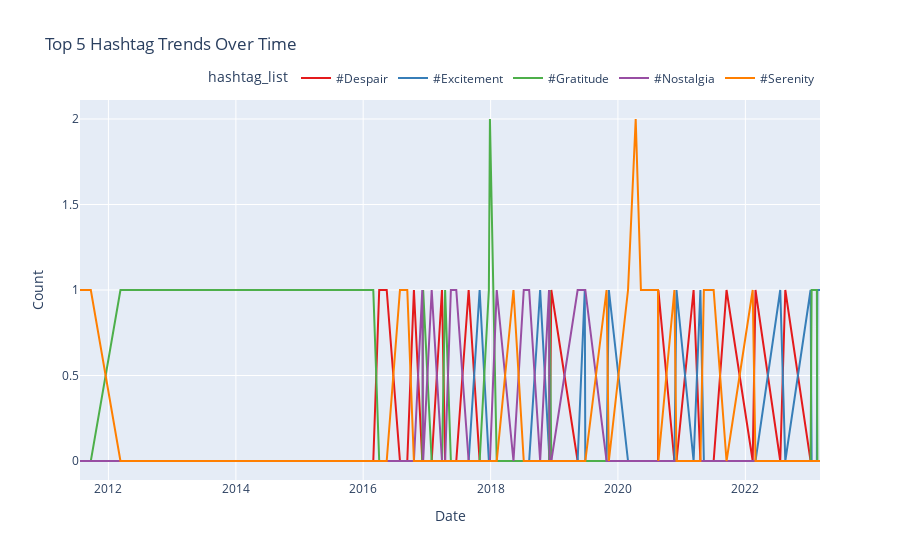

The cell this chart's notebook holds for it:
### Code cell
import pandas as pd
import plotly.express as px
from collections import Counter
import re


# Get top 5 hashtags by frequency
all_hashtags = [ht for sublist in df['hashtag_list'] for ht in sublist]
top_hashtags = [ht for ht, _ in Counter(all_hashtags).most_common(5)]
df_filtered = df.explode('hashtag_list')
df_filtered = df_filtered[df_filtered['hashtag_list'].isin(top_hashtags)]

# Hashtag Trends Over Time (top 5 hashtags)
daily_hashtags = df_filtered.groupby(['date', 'hashtag_list']).size().unstack().fillna(0)
fig1 = px.line(daily_hashtags, title='Top 5 Hashtag Trends Over Time', 
               labels={'value': 'Count', 'date': 'Date', 'variable': 'Hashtag'},
               color_discrete_sequence=px.colors.qualitative.Set1)
fig1.update_layout(legend=dict(orientation="h", yanchor="bottom", y=1.02, xanchor="right", x=1))
fig1.show()

### Figure 1 — Plotly figure (JSON) as saved in the notebook; plotly's stock layout.template omitted (floating-point values rounded to 4 significant figures)
{"data": [{"hovertemplate": "hashtag_list=#Despair<br>Date=%{x}<br>Count=%{y}<extra></extra>", "legendgroup": "#Despair", "line": {"color": "rgb(228,26,28)", "dash": "solid"}, "marker": {"symbol": "circle"}, "mode": "lines", "name": "#Despair", "orientation": "v", "showlegend": true, "type": "scatter", "x": ["2011-07-22", "2011-09-22", "2012-03-10", "2012-03-30", "2012-11-25", "2013-04-20", "2016-02-28", "2016-04-02", "2016-05-15", "2016-07-30", "2016-09-10", "2016-10-18", "2016-12-05", "2016-12-10", "2017-01-28", "2017-03-28", "2017-04-15", "2017-05-18", "2017-06-18", "2017-08-28", "2017-10-30", "2017-12-22", "2017-12-28", "2018-02-05", "2018-05-12", "2018-07-10", "2018-08-10", "2018-10-12", "2018-12-02", "2018-12-05", "2018-12-15", "2019-05-15", "2019-06-25", "2019-06-28", "2019-10-28", "2019-11-10", "2020-02-28", "2020-04-12", "2020-05-12", "2020-08-18", "2020-08-20", "2020-11-20", "2020-12-02", "2021-03-10", "2021-04-18", "2021-05-08", "2021-07-03", "2021-09-15", "2022-02-12", "2022-02-28", "2022-07-20", "2022-08-18", "2023-01-10", "2023-01-16", "2023-02-15", "2023-02-18", "2023-02-27", "2023-03-01", "2023-03-02", "2023-03-05"], "xaxis": "x", "y": [0, 0, 0, 0, 0, 0, 0, 1, 1, 0, 0, 1, 0, 0, 0, 1, 0, 0, 0, 1, 0, 0, 0, 0, 0, 0, 0, 0, 0, 0, 1, 0, 0, 0, 0, 0, 0, 0, 0, 0, 1, 0, 0, 1, 0, 0, 0, 1, 0, 1, 0, 1, 0, 0, 0, 0, 0, 0, 0, 0], "yaxis": "y"}, {"hovertemplate": "hashtag_list=#Excitement<br>Date=%{x}<br>Count=%{y}<extra></extra>", "legendgroup": "#Excitement", "line": {"color": "rgb(55,126,184)", "dash": "solid"}, "marker": {"symbol": "circle"}, "mode": "lines", "name": "#Excitement", "orientation": "v", "showlegend": true, "type": "scatter", "x": ["2011-07-22", "2011-09-22", "2012-03-10", "2012-03-30", "2012-11-25", "2013-04-20", "2016-02-28", "2016-04-02", "2016-05-15", "2016-07-30", "2016-09-10", "2016-10-18", "2016-12-05", "2016-12-10", "2017-01-28", "2017-03-28", "2017-04-15", "2017-05-18", "2017-06-18", "2017-08-28", "2017-10-30", "2017-12-22", "2017-12-28", "2018-02-05", "2018-05-12", "2018-07-10", "2018-08-10", "2018-10-12", "2018-12-02", "2018-12-05", "2018-12-15", "2019-05-15", "2019-06-25", "2019-06-28", "2019-10-28", "2019-11-10", "2020-02-28", "2020-04-12", "2020-05-12", "2020-08-18", "2020-08-20", "2020-11-20", "2020-12-02", "2021-03-10", "2021-04-18", "2021-05-08", "2021-07-03", "2021-09-15", "2022-02-12", "2022-02-28", "2022-07-20", "2022-08-18", "2023-01-10", "2023-01-16", "2023-02-15", "2023-02-18", "2023-02-27", "2023-03-01", "2023-03-02", "2023-03-05"], "xaxis": "x", "y": [0, 0, 0, 0, 0, 0, 0, 0, 0, 0, 0, 0, 0, 0, 0, 0, 0, 0, 0, 0, 1, 0, 0, 0, 0, 0, 0, 1, 0, 0, 0, 0, 1, 0, 0, 1, 0, 0, 0, 0, 0, 0, 1, 0, 1, 0, 0, 0, 0, 0, 1, 0, 1, 0, 0, 1, 1, 1, 1, 1], "yaxis": "y"}, {"hovertemplate": "hashtag_list=#Gratitude<br>Date=%{x}<br>Count=%{y}<extra></extra>", "legendgroup": "#Gratitude", "line": {"color": "rgb(77,175,74)", "dash": "solid"}, "marker": {"symbol": "circle"}, "mode": "lines", "name": "#Gratitude", "orientation": "v", "showlegend": true, "type": "scatter", "x": ["2011-07-22", "2011-09-22", "2012-03-10", "2012-03-30", "2012-11-25", "2013-04-20", "2016-02-28", "2016-04-02", "2016-05-15", "2016-07-30", "2016-09-10", "2016-10-18", "2016-12-05", "2016-12-10", "2017-01-28", "2017-03-28", "2017-04-15", "2017-05-18", "2017-06-18", "2017-08-28", "2017-10-30", "2017-12-22", "2017-12-28", "2018-02-05", "2018-05-12", "2018-07-10", "2018-08-10", "2018-10-12", "2018-12-02", "2018-12-05", "2018-12-15", "2019-05-15", "2019-06-25", "2019-06-28", "2019-10-28", "2019-11-10", "2020-02-28", "2020-04-12", "2020-05-12", "2020-08-18", "2020-08-20", "2020-11-20", "2020-12-02", "2021-03-10", "2021-04-18", "2021-05-08", "2021-07-03", "2021-09-15", "2022-02-12", "2022-02-28", "2022-07-20", "2022-08-18", "2023-01-10", "2023-01-16", "2023-02-15", "2023-02-18", "2023-02-27", "2023-03-01", "2023-03-02", "2023-03-05"], "xaxis": "x", "y": [0, 0, 1, 1, 1, 1, 1, 0, 0, 0, 0, 0, 0, 1, 0, 0, 1, 0, 0, 0, 0, 1, 2, 0, 0, 0, 0, 0, 0, 1, 0, 0, 0, 0, 0, 0, 0, 0, 0, 0, 0, 0, 0, 0, 0, 0, 0, 0, 0, 0, 0, 0, 0, 1, 1, 0, 0, 0, 0, 0], "yaxis": "y"}, {"hovertemplate": "hashtag_list=#Nostalgia<br>Date=%{x}<br>Count=%{y}<extra></extra>", "legendgroup": "#Nostalgia", "line": {"color": "rgb(152,78,163)", "dash": "solid"}, "marker": {"symbol": "circle"}, "mode": "lines", "name": "#Nostalgia", "orientation": "v", "showlegend": true, "type": "scatter", "x": ["2011-07-22", "2011-09-22", "2012-03-10", "2012-03-30", "2012-11-25", "2013-04-20", "2016-02-28", "2016-04-02", "2016-05-15", "2016-07-30", "2016-09-10", "2016-10-18", "2016-12-05", "2016-12-10", "2017-01-28", "2017-03-28", "2017-04-15", "2017-05-18", "2017-06-18", "2017-08-28", "2017-10-30", "2017-12-22", "2017-12-28", "2018-02-05", "2018-05-12", "2018-07-10", "2018-08-10", "2018-10-12", "2018-12-02", "2018-12-05", "2018-12-15", "2019-05-15", "2019-06-25", "2019-06-28", "2019-10-28", "2019-11-10", "2020-02-28", "2020-04-12", "2020-05-12", "2020-08-18", "2020-08-20", "2020-11-20", "2020-12-02", "2021-03-10", "2021-04-18", "2021-05-08", "2021-07-03", "2021-09-15", "2022-02-12", "2022-02-28", "2022-07-20", "2022-08-18", "2023-01-10", "2023-01-16", "2023-02-15", "2023-02-18", "2023-02-27", "2023-03-01", "2023-03-02", "2023-03-05"], "xaxis": "x", "y": [0, 0, 0, 0, 0, 0, 0, 0, 0, 0, 0, 0, 1, 0, 1, 0, 0, 1, 1, 0, 0, 0, 0, 1, 0, 1, 1, 0, 1, 0, 0, 1, 1, 1, 0, 0, 0, 0, 0, 0, 0, 0, 0, 0, 0, 0, 0, 0, 0, 0, 0, 0, 0, 0, 0, 0, 0, 0, 0, 0], "yaxis": "y"}, {"hovertemplate": "hashtag_list=#Serenity<br>Date=%{x}<br>Count=%{y}<extra></extra>", "legendgroup": "#Serenity", "line": {"color": "rgb(255,127,0)", "dash": "solid"}, "marker": {"symbol": "circle"}, "mode": "lines", "name": "#Serenity", "orientation": "v", "showlegend": true, "type": "scatter", "x": ["2011-07-22", "2011-09-22", "2012-03-10", "2012-03-30", "2012-11-25", "2013-04-20", "2016-02-28", "2016-04-02", "2016-05-15", "2016-07-30", "2016-09-10", "2016-10-18", "2016-12-05", "2016-12-10", "2017-01-28", "2017-03-28", "2017-04-15", "2017-05-18", "2017-06-18", "2017-08-28", "2017-10-30", "2017-12-22", "2017-12-28", "2018-02-05", "2018-05-12", "2018-07-10", "2018-08-10", "2018-10-12", "2018-12-02", "2018-12-05", "2018-12-15", "2019-05-15", "2019-06-25", "2019-06-28", "2019-10-28", "2019-11-10", "2020-02-28", "2020-04-12", "2020-05-12", "2020-08-18", "2020-08-20", "2020-11-20", "2020-12-02", "2021-03-10", "2021-04-18", "2021-05-08", "2021-07-03", "2021-09-15", "2022-02-12", "2022-02-28", "2022-07-20", "2022-08-18", "2023-01-10", "2023-01-16", "2023-02-15", "2023-02-18", "2023-02-27", "2023-03-01", "2023-03-02", "2023-03-05"], "xaxis": "x", "y": [1, 1, 0, 0, 0, 0, 0, 0, 0, 1, 1, 0, 0, 0, 0, 0, 0, 0, 0, 0, 0, 0, 0, 0, 1, 0, 0, 0, 0, 0, 0, 0, 0, 0, 1, 0, 1, 2, 1, 1, 0, 1, 0, 0, 0, 1, 1, 0, 1, 0, 0, 0, 0, 0, 0, 0, 0, 0, 0, 0], "yaxis": "y"}], "layout": {"autosize": true, "legend": {"orientation": "h", "title": {"text": "hashtag_list"}, "tracegroupgap": 0, "x": 1, "xanchor": "right", "y": 1.02, "yanchor": "bottom"}, "title": {"text": "Top 5 Hashtag Trends Over Time"}, "xaxis": {"anchor": "y", "autorange": true, "domain": [0, 1], "range": ["2011-07-22", "2023-03-05"], "title": {"text": "Date"}, "type": "date"}, "yaxis": {"anchor": "x", "autorange": true, "domain": [0, 1], "range": [-0.1111, 2.111], "title": {"text": "Count"}, "type": "linear"}}}
